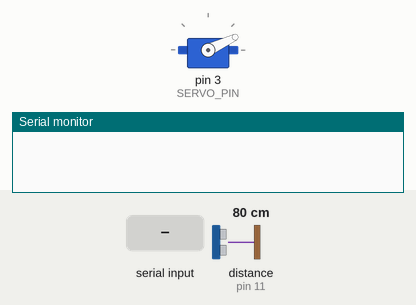
This sketch was run on a simulated Arduino Uno, built with avr-gcc and run on an emulated ATmega328P. On the bench: servo, the last lines printed to the serial monitor. Inputs (shaded band) come from the test bench; at power-on: distance to the obstacle (sensor on pin 11) 80 cm. The echo pulse lasts 58.3 µs per cm.

Above: at 1.2 s.
1.3 s: "1" received over Serial
At 1.66 s:
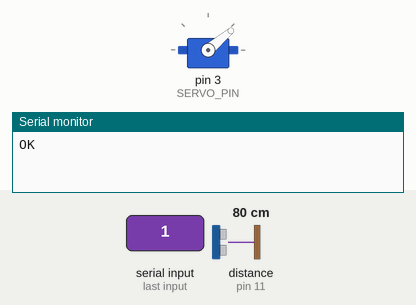
At 5.8 s:
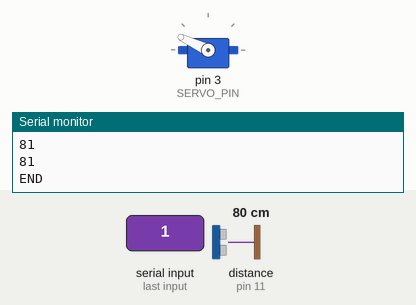
6.2 s: "0" received over Serial
At 6.69 s:
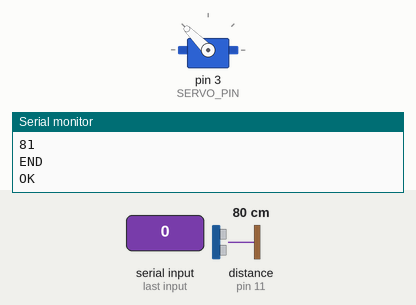
Timing chart, 0 to 11.2 s (numbered marks = the images above; inputs shaded):
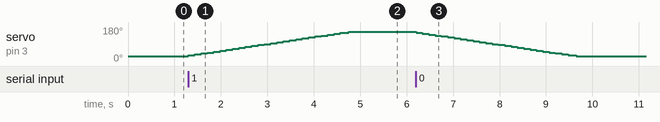

Measured:
- after the input at 1.3 s, servo on pin 3 (SERVO_PIN): moves from 25° to 155° over 3.5 s, starting at once
- after the input at 6.2 s, servo on pin 3 (SERVO_PIN): moves from 155° to 25° over 3.5 s, starting at once

The sketch:

arduino.ino
```cpp
#include <Servo.h>
#include <NewPing.h>

#define TRIGGER_PIN  12  // Arduino pin tied to trigger pin on the ultrasonic sensor.
#define ECHO_PIN     11  // Arduino pin tied to echo pin on the ultrasonic sensor.
#define MAX_DISTANCE 500 // Maximum distance we want to ping for (in centimeters). Maximum sensor distance is rated at 400-500cm.
#define SERVO_PIN 3      // Which PWM pin is the servo attached
#define FORWARDS 0
#define BACKWARDS 1

Servo myservo;  // create servo object to control a servo
                // a maximum of eight servo objects can be created

NewPing sonar(TRIGGER_PIN, ECHO_PIN, MAX_DISTANCE); // NewPing setup of pins and maximum distance.

int pos = 25;    // variable to store the servo position
int dir = FORWARDS;

int vals[25]; //25 Values stored
int scanIndex = -1;

void setup()
{
  myservo.attach(SERVO_PIN);
  Serial.begin(9600); // Open serial monitor at 115200 baud to see ping results.
  myservo.write(pos);
}

void loop()
{

  //Wait for data
  if ((pos == 25) || (pos == 155))
  {
    while (Serial.available() == 0);

    //Send ack
    Serial.println("OK");
  }

  while (Serial.available() != 0)
  { //Ignore data during a sweep
    Serial.read();
  }

  if (dir == FORWARDS)
  {
    pos+= 5;
    scanIndex++;
  }
  if (dir == BACKWARDS)
  {
    pos-= 5;
    scanIndex--;
  }

  myservo.write(pos);
  delay(15);

  if ((pos > 25) && (pos < 155))
  {
    //Take a reading here.
    unsigned int uS = sonar.ping_median(); // Send ping, get ping time in microseconds (uS).
    vals[scanIndex] = sonar.convert_cm(uS);

    if (((pos == 30) && (dir == BACKWARDS)) ||
        ((pos == 150) && (dir == FORWARDS)))
        {
          //End of the sweep. Send the data.
          for (int i = 0; i < 25; i++)
          {
            Serial.println(vals[i]);
          }
          Serial.println("END");
        }
  }

  //Setup direction for next run
  if (pos == 155) dir = BACKWARDS;
  if (pos == 25) dir = FORWARDS;
}
```
